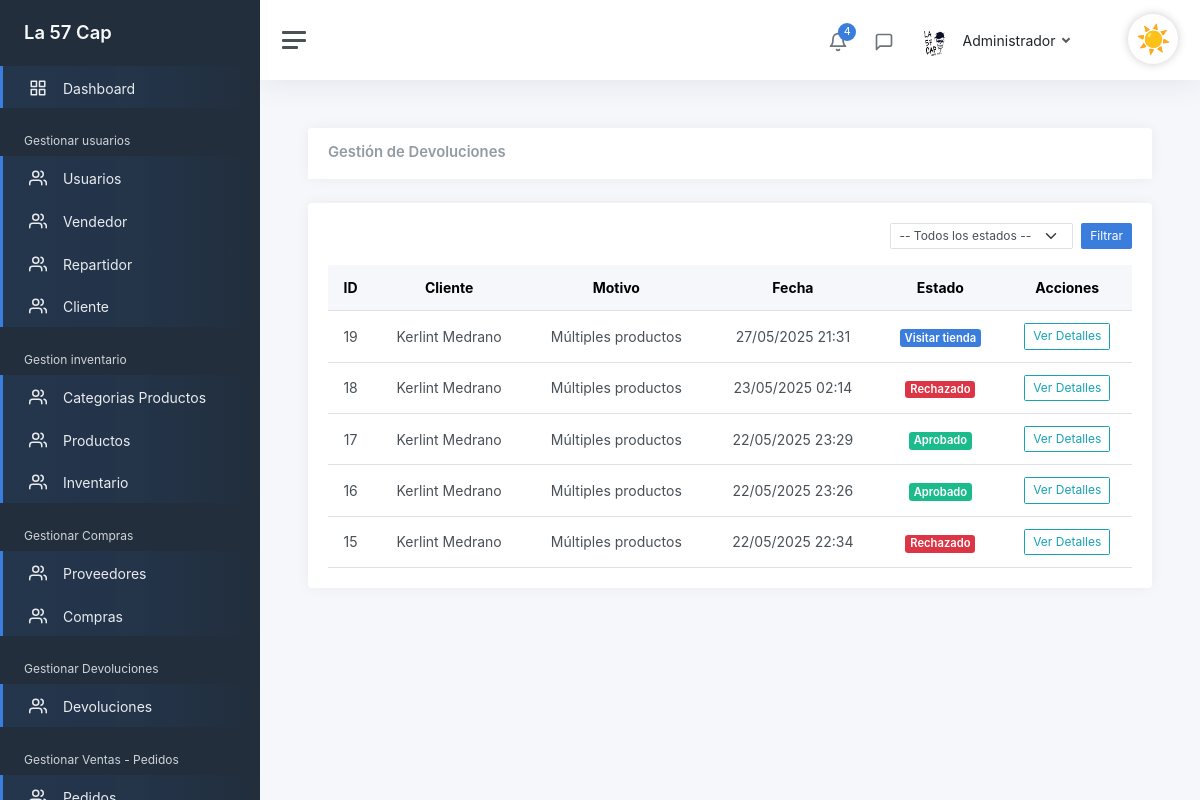
Page /admin/devoluciones (signed in) on the earlier database version.
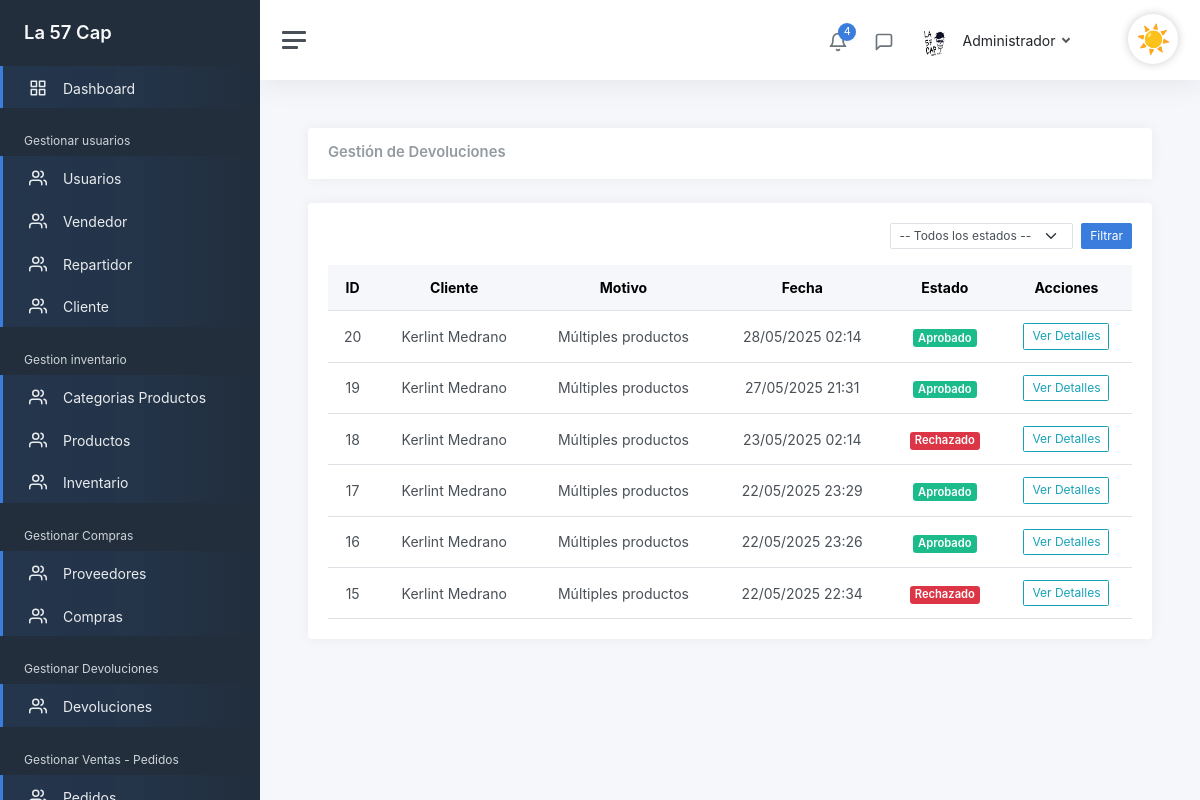
Same page on the later database version.
### tables this page shows
CREATE TABLE `devoluciones`  (
  `idDevoluciones` int(0) NOT NULL AUTO_INCREMENT,
  `fecha_solicitud` datetime(0) NOT NULL,
  `motivo` varchar(200) NOT NULL,
  `Aprobado` tinyint(0) NOT NULL,
  `tipo_reembolso` varchar(45) NOT NULL,
  `observaciones` varchar(200) NOT NULL,
  `ventas_idventas` int(0) NOT NULL,
  `cliente_idcliente` int(0) NOT NULL,
  `eliminado` tinyint(0) NULL DEFAULT 0,
  `Estado` varchar(40) NOT NULL,
  PRIMARY KEY (`idDevoluciones`) USING BTREE,
  INDEX `fk_Devoluciones_ventas1_idx`(`ventas_idventas`) USING BTREE,
  INDEX `fk_Devoluciones_cliente1_idx`(`cliente_idcliente`) USING BTREE,
  CONSTRAINT `fk_Devoluciones_cliente1` FOREIGN KEY (`cliente_idcliente`) REFERENCES `cliente` (`idcliente`) ON DELETE RESTRICT ON UPDATE RESTRICT,
  CONSTRAINT `fk_Devoluciones_ventas1` FOREIGN KEY (`ventas_idventas`) REFERENCES `ventas` (`idventas`) ON DELETE RESTRICT ON UPDATE RESTRICT
);

### controllers/DevolucionController.php (called while the page is built, shortened)
<?php
class DevolucionController
{
    public static function gestionar(Router $router)
    {
        $devoluciones = Devolucion::obtenerTodasConCliente();
        $router->renderAdmin('admin/devoluciones/GestionarDevoluciones', [
            'titulo' => 'Gestión de Devoluciones',
            'devoluciones' => $devoluciones
        ]);
    }
}

### public/index.php (called while the page is built, shortened)
<?php
$router = new Router();
$router->get('/login', [LoginController::class, 'login']);
$router->post('/login', [LoginController::class, 'login']);
$router->get('/logout', [LoginController::class, 'logout']);
$router->get('/olvide-cuenta', [UsuarioController::class, 'olvide']);
$router->post('/olvide-cuenta', [UsuarioController::class, 'olvide']);
$router->get('/recuperar-cuenta', [UsuarioController::class, 'recuperar']);
$router->post('/recuperar-cuenta', [UsuarioController::class, 'recuperar']);
$router->get('/confirmar-cuenta', [UsuarioController::class, 'confirmarCuenta']);
$router->post('/confirmar-cuenta', [UsuarioController::class, 'confirmarCuenta']);
$router->get('/crear-cuenta', [RegistroController::class, 'crearCuenta']);
$router->post('/crear-cuenta', [RegistroController::class, 'crearCuenta']);
$router->get('/mensaje-confirmacion', [RegistroController::class, 'mensajeConfirmacion']);
$router->get('/reenviar-confirmacion', [RegistroController::class, 'reenviarConfirmacion']);
$router->post('/reenviar-confirmacion', [RegistroController::class, 'reenviarConfirmacion']);
$router->get('/', [LandingController::class, 'index']);
$router->get('/cliente/pedidos', [ClientePanelController::class, 'pedidos']);
$router->get('/cliente/devolucion', [ClienteController::class, 'solicitarDevolucion']);
$router->post('/cliente/devolucion', [ClienteController::class, 'registrarDevolucion']);
$router->post('/cliente/devolucion/guardar', [ClienteController::class, 'guardarDevolucion']);
$router->get('/tienda', [TiendaController::class, 'shop']);
$router->post('/tienda', fn: [TiendaController::class, 'shop']);
$router->get('/producto', [ProductoController::class, 'ver']);
$router->get('/carrito', [CarritoController::class, 'mostrar']);
$router->get('/carrito/agregar', [CarritoController::class, 'agregar']);
$router->get('/carrito/eliminar', [CarritoController::class, 'eliminar']);
$router->post('/carrito/actualizar', [CarritoController::class, 'actualizar']);
$router->get('/checkout', [CheckoutController::class, 'mostrar']);
$router->post('/checkout/confirmar', [CheckoutController::class, 'confirmar']);
$router->get('/checkout/exito', [CheckoutController::class, 'exito']);
$router->get('/cliente/pedido', [ClienteController::class, 'pedido']);
$router->post('/cliente/calificar', [ClientePanelController::class, 'calificarPedido']);
$router->get('/cliente/calificar', [ClientePanelController::class, 'calificarPedido']);
$router->get('/SobreNosotros', [LandingController::class, 'about']);
$router->get('/Contactanos', [LandingController::class, 'contact']);
$router->get('/admin', [AdminController::class, 'Admin']);
$router->post('/admin', [AdminController::class, 'Admin']);
$router->get('/admin/GestionarUsuario', [UsuarioController::class, 'GestionarUsuario']);
$router->post('/admin/GestionarUsuario', [UsuarioController::class, 'GestionarUsuario']);
$router->get('/admin/CrearUsuario', [UsuarioController::class, 'crearUsuario']);
$router->post('/admin/CrearUsuario', [UsuarioController::class, 'crearUsuario']);
$router->get('/admin/ActualizarUsuario', [UsuarioController::class, 'ActualizarUsuario']);
$router->post('/admin/ActualizarUsuario', [UsuarioController::class, 'ActualizarUsuario']);
$router->get('/admin/EliminarUsuario', [UsuarioController::class, 'EliminarUsuario']);
$router->post('/admin/EliminarUsuario', [UsuarioController::class, 'EliminarUsuario']);
$router->get('/admin/Dashboard', [DashBoardController::class, 'Dashboard']);
$router->post('/admin/Dashboard', [DashBoardController::class, 'Dashboard']);
$router->get('/admin/GestionarCliente', [ClienteController::class, 'GestionarCliente']);
$router->post('/admin/GestionarCliente', [ClienteController::class, 'GestionarCliente']);
$router->get('/admin/GestionarVendedores', [VendedorController::class, 'GestionarVendedores']);
$router->post('/admin/GestionarVendedores', [VendedorController::class, 'GestionarVendedores']);
$router->get('/admin/CrearVendedor', [VendedorController::class, 'crearvendedor']);
$router->post('/admin/CrearVendedor', [VendedorController::class, 'crearvendedor']);
$router->get('/admin/ActualizarVendedor', [VendedorController::class, 'ActualizarVendedor']);
$router->post('/admin/ActualizarVendedor', [VendedorController::class, 'ActualizarVendedor']);
$router->post('/admin/EliminarVendedor', [VendedorController::class, 'EliminarVendedor']);
$router->get('/admin/GestionarRepartidor', [RepartidorControllers::class, 'GestionarRepartidores']);
$router->post('/admin/GestionarRepartidor', [RepartidorControllers::class, 'GestionarRepartidores']);
$router->get('/admin/CrearRepartidor', [RepartidorControllers::class, 'CrearRepartidor']);
$router->post('/admin/CrearRepartidor', [RepartidorControllers::class, 'CrearRepartidor']);
$router->get('/admin/ActualizarRepartidor', [RepartidorControllers::class, 'ActualizarRepartidor']);
$router->post('/admin/ActualizarRepartidor', [RepartidorControllers::class, 'ActualizarRepartidor']);
$router->post('/admin/EliminarRepartidor', [RepartidorControllers::class, 'EliminarRepartidor']);
$router->get('/admin/GestionarProveedores', [ProveedorController::class, 'GestionarProveedores']);
$router->post('/admin/GestionarProveedores', [ProveedorController::class, 'GestionarProveedores']);
$router->get('/admin/CrearProveedor', [ProveedorController::class, 'CrearProveedor']);
$router->post('/admin/CrearProveedor', [ProveedorController::class, 'CrearProveedor']);
$router->get('/admin/ActualizarProveedor', [ProveedorController::class, 'ActualizarProveedor']);
$router->post('/admin/ActualizarProveedor', [ProveedorController::class, 'ActualizarProveedor']);
$router->post('/admin/EliminarProveedor', [ProveedorController::class, 'EliminarProveedor']);
$router->get('/admin/GestionarCategoriaProducto', [CategoriaProductoController::class, 'GestionarCategorias']);
$router->post('/admin/GestionarCategoriaProducto', [CategoriaProductoController::class, 'GestionarCategorias']);
$router->get('/admin/CrearCategoriaProducto', [CategoriaProductoController::class, 'CrearCategoria']);
$router->post('/admin/CrearCategoriaProducto', [CategoriaProductoController::class, 'CrearCategoria']);
$router->get('/admin/ActualizarCategoriaProducto', [CategoriaProductoController::class, 'ActualizarCategoria']);
$router->post('/admin/ActualizarCategoriaProducto', [CategoriaProductoController::class, 'ActualizarCategoria']);
$router->post('/admin/EliminarCategoriaProducto', [CategoriaProductoController::class, 'EliminarCategoria']);
$router->get('/admin/GestionarProducto', [ProductoController::class, 'GestionarProductos']);
$router->post('/admin/GestionarProducto', [ProductoController::class, 'GestionarProductos']);
$router->get('/admin/CrearProducto', [ProductoController::class, 'CrearProducto']);
$router->post('/admin/CrearProducto', [ProductoController::class, 'CrearProducto']);
$router->get('/admin/ActualizarProducto', [ProductoController::class, 'ActualizarProducto']);
$router->post('/admin/ActualizarProducto', [ProductoController::class, 'ActualizarProducto']);
$router->post('/admin/EliminarProducto', [ProductoController::class, 'EliminarProducto']);
$router->get('/admin/GenerarCodigoBarras', [ProductoController::class, 'VerCodigoBarras']);
$router->get('/admin/DescargarCodigoBarras', [ProductoController::class, 'DescargarCodigoBarras']);
$router->get('/admin/VerProducto', [ProductoController::class, 'VerProducto']);
$router->get('/admin/InventarioGeneral', [InventarioController::class, 'GestionarInventario']);
$router->get('/admin/GestionarCompras', [CompraController::class, 'GestionarCompras']);
$router->get('/admin/CrearCompra', [CompraController::class, 'CrearCompra']);
$router->post('/admin/CrearCompra', [CompraController::class, 'CrearCompra']);
$router->get('/admin/DetalleCompra', [CompraController::class, 'VerDetalleCompra']);
$router->get('/admin/devoluciones', [DevolucionController::class, 'gestionar']);
$router->get('/admin/devoluciones/detalle', [DevolucionController::class, 'detalle']);
$router->post('/admin/devoluciones/aprobar', [DevolucionController::class, 'aprobar']);
$router->post('/admin/devoluciones/rechazar', [DevolucionController::class, 'rechazar']);
$router->post('/admin/devoluciones/visitar-tienda', [DevolucionController::class, 'visitarTienda']);
$router->get('/admin/historialPedidos', [AdminController::class, 'verPedidos']);
$router->get('/admin/calificaciones', [AdminController::class, 'verCalificaciones']);
$router->get('/admin/detalle-calificacion', [AdminController::class, 'detalleCalificacion']);
$router->get('/Vendedor', [VendedorController::class, 'Vendedor']);
$router->get('/vendedor/realizar-venta', [VendedorController::class, 'realizarVenta']);
$router->post('/vendedor/realizar-venta', [VendedorController::class, 'realizarVenta']);
$router->get('/vendedor/ticket', [VendedorController::class, 'ticket']);
$router->get('/vendedor/ticket-pdf', [VendedorController::class, 'ticketPDF']);
$router->get('/api/producto', [ApiVentaController::class, 'buscar']);
$router->get('/api/cliente', [ApiVentaController::class, 'buscarCliente']);
$router->get('/vendedor/pedidos', [VendedorController::class, 'listarPedidosPendientes']);
$router->get('/vendedor/inventario', [InventarioController::class, 'Inventario']);
$router->get('/vendedor/VerProducto', [VendedorController::class, 'VerProducto']);
$router->get('/vendedor/GenerarCodigoBarras', [VendedorController::class, 'VerCodigoBarras']);
$router->get('/vendedor/DescargarCodigoBarras', [VendedorController::class, 'DescargarCodigoBarras']);
$router->get('/vendedor/atender-pedido', [VendedorController::class, 'atenderPedido']);
$router->get('/vendedor/asignar-repartidor', [VendedorController::class, 'asignarRepartidorVista']);
$router->post('/vendedor/asignar-repartidor', [VendedorController::class, 'asignarRepartidor']);
$router->get('/Repartidor', [RepartidorControllers::class, 'Repartidor']);
$router->get('/repartidor/pedidos-en-camino', [RepartidorControllers::class, 'pedidosEnCamino']);
$router->post('/repartidor/confirmar-entrega', [RepartidorControllers::class, 'confirmarEntrega']);
$router->get('/repartidor/pedido', [RepartidorControllers::class, 'verDetalle']);
$router->comprobarRutas();

### models/Devolucion.php (called while the page is built, shortened)
<?php
class Devolucion extends ActiveRecord
{
    public static function obtenerTodasConCliente()
    {
        $query = "
            SELECT d.*, CONCAT(c.p_nombre, ' ', c.p_apellido) AS cliente_nombre
            FROM devoluciones d
            JOIN cliente c ON d.cliente_idcliente = c.idcliente
            WHERE d.eliminado = 0
            ORDER BY d.fecha_solicitud DESC
        ";
        return self::consultarSQL($query);
    }
}

### models/ActiveRecord.php (called while the page is built, shortened)
<?php
class ActiveRecord
{
    protected static $db;
    public static function setDB($database)
    {
        self::$db = $database;
    }
    public static function consultarSQL($query)
    {
        $resultado = self::$db->query($query);
        $array = [];
        while ($registro = $resultado->fetch_assoc()) {
            $array[] = static::crearObjeto($registro);
        }
        return $array;
    }
    protected static function crearObjeto($registro)
    {
        $objeto = new static;
        foreach ($registro as $key => $value) {
            if (property_exists($objeto, $key)) {
                $objeto->$key = $value;
            }
        }
        return $objeto;
    }
}

### includes/funciones.php (called while the page is built, shortened)
<?php
function s($html): string
{
    $s = htmlspecialchars($html);
    return $s;
}

### views/Admin/devoluciones/GestionarDevoluciones.php (the view, shortened to what the changed rows need)
<div class="card">
    <div class="card-header d-flex justify-content-between align-items-center">
        <h2 class="card-title mb-0">Gestión de Devoluciones</h2>
    </div>
</div>
<div class="card mt-3">
    <div class="card-body">
        <div class="table-responsive">
            <table class="table table-hover mb-0 text-center align-middle">
                <thead class="table-light">
                    <tr>
                        <th>ID</th>
                        <th>Cliente</th>
                        <th>Motivo</th>
                        <th>Fecha</th>
                        <th>Estado</th>
                        <th class="text-center">Acciones</th>
                    </tr>
                </thead>
                <tbody>
                    <?php foreach ($devoluciones as $devolucion): ?>
                        <?php
                        $estado = trim($devolucion->Estado);
                        $badgeClass = match ($estado) {
                            'En devolución' => 'warning',
                            'Visitar tienda' => 'primary',
                            'Aprobado' => 'success',
                            'Rechazado' => 'danger',
                            default => 'secondary'
                        };
                        ?>
                        <tr>
                            <td><?= s($devolucion->idDevoluciones) ?></td>
                            <td><?= s(trim($devolucion->cliente_nombre ?? 'Desconocido')) ?></td>
                            <td><?= s($devolucion->motivo) ?></td>
                            <td><?= date('d/m/Y H:i', strtotime($devolucion->fecha_solicitud)) ?></td>
                            <td><span class="badge bg-<?= $badgeClass ?>"><?= $estado ?></span></td>
                            <td>
                                <a href="/admin/devoluciones/detalle?id=<?= s($devolucion->idDevoluciones) ?>"
                                   class="btn btn-outline-info btn-sm">
                                    Ver Detalles
                                </a>
                            </td>
                        </tr>
                    <?php endforeach; ?>
                </tbody>
            </table>
        </div>
    </div>
</div>

Differences in the rows shown:
added devoluciones: idDevoluciones "20", cliente_nombre "Kerlint Medrano", motivo "Múltiples productos", fecha_solicitud "28/05/2025 02:14", Estado "Aprobado"
changed devoluciones id 19: Estado "Visitar tienda" → "Aprobado"
